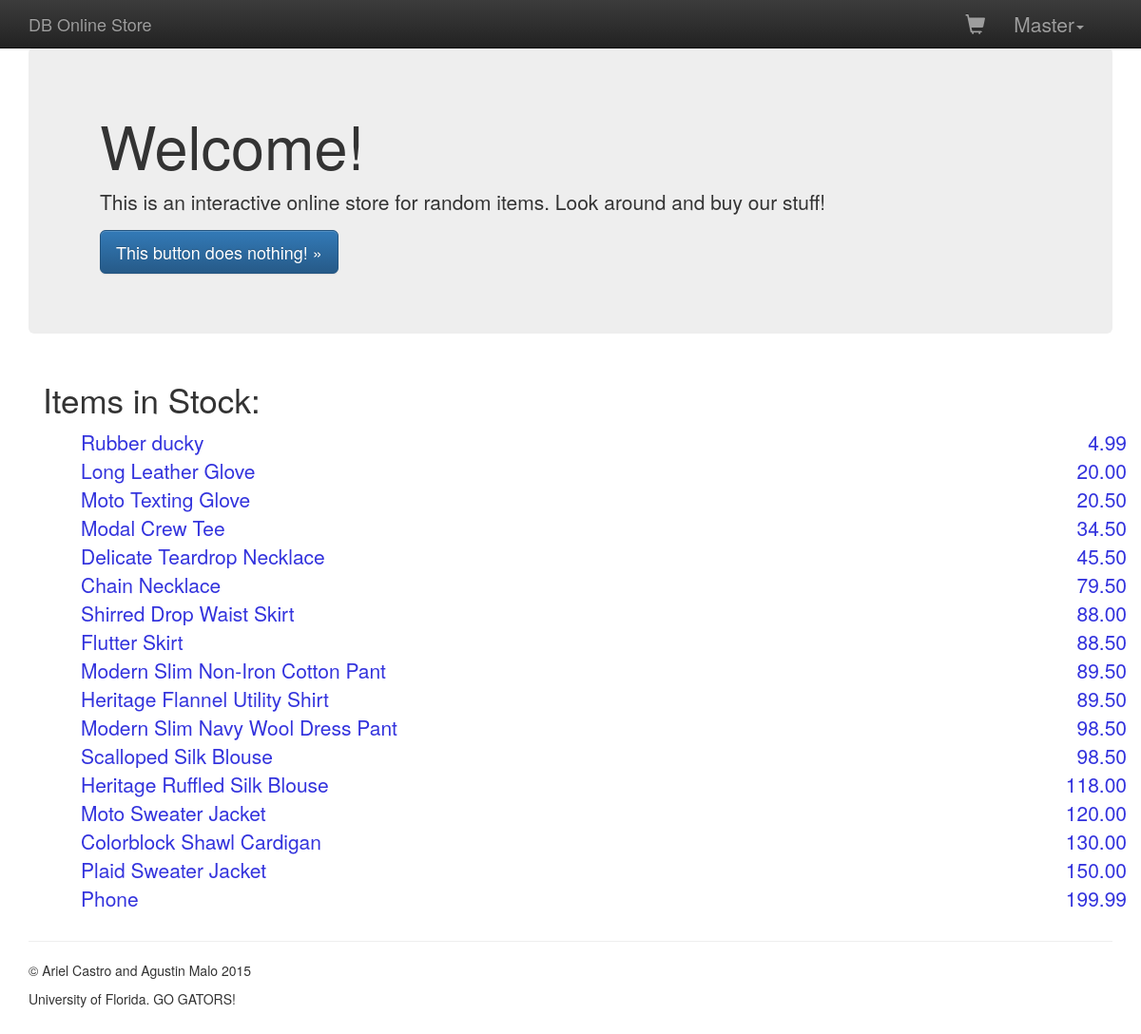
The app's page / (signed in) with its own data.
### main_store/models.py (models this page shows)
class Product(models.Model):
	name = models.CharField(max_length=100)
	price = models.DecimalField(max_digits=8, decimal_places=2)
	stock_quantity = models.IntegerField()
	description = models.TextField()
	active = models.BooleanField()

### main_store/views.py (the view)
# urls.py: url(r'^$', storeViews.index, name='index'),
def index(request):
    products = Product.objects.exclude(stock_quantity=0)
    return render(request, 'products/index.html', {
        'products': products,
    })

### db_online_store/templates/products/index.html
{% extends "base.html" %}
{% block content %}
<div id="index">
  <div class="jumbotron">
    <div class="container">
      <h1>Welcome!</h1>
      <p>This is an interactive online store for random items. Look around and buy our stuff!</p>
      <p><a class="btn btn-primary btn-lg" href="#" role="button">This button does nothing! &raquo;</a></p>
    </div>
  </div>
  <div class="container">
      <h3>Items in Stock:</h3>
      <ul>
        {% for product in products|dictsort:"price" %}
        <li>
          <a href="{% url 'product_detail' product.id %}">{{ product.name | capfirst }}</a>
          <a class="pull-right" href="{% url 'product_detail' product.id %}">{{ product.price}}</a>
        </li>
        {% endfor %}
      </ul>
    </div>
  </div>
  {% endblock content %}

### db_online_store/templates/base.html (shortened to what this page needs)
{% load staticfiles %}
<!doctype html>
<html>
<head>
	<link rel="stylesheet" href="https://maxcdn.bootstrapcdn.com/bootstrap/3.3.5/css/bootstrap.min.css">
	<link rel="stylesheet" href="https://maxcdn.bootstrapcdn.com/bootstrap/3.3.5/css/bootstrap-theme.min.css">
	<link rel="stylesheet" type="text/css" href="{% static 'main.css' %}">
</head>
<body class="container">
	<nav class="navbar navbar-inverse navbar-fixed-top">
		<div class="container">
			<div class="navbar-header">
				<a class="navbar-brand" href="/">DB Online Store</a>
			</div>
			<div id="navbar" class="navbar-collapse collapse">
					{% if user.is_anonymous %}
					<a class="btn btn-success" href="{% url 'login' %}">Login</a>
					<a class="btn btn-success" href="{% url 'register' %}">Sign up</a>
					{% else %}
				<ul class="nav navbar-nav navbar-right">
					<li><a class="glyphicon glyphicon-shopping-cart" href="{% url 'cart' %}"></a></li>
					<li class="dropdown">
						<a href="" class="dropdown-toggle" data-toggle="dropdown" role="button" aria-haspopup="true" aria-expanded="false">{{ user.first_name | capfirst }}<span class="caret"></span></a>
					</li>
				</ul>
					{% endif %}
			</div>
		</div>
	</nav>
	{% block content %}
	{% endblock content %}
	<hr>
	<footer>
		<p>&copy; Ariel Castro and Agustin Malo 2015</p>
		<p>University of Florida. GO GATORS!</p>
	</footer>
	</body>
	</html>

### db_online_store/static/main.css (style rules this page uses)
h1, h2, h3 { font-size: 2.5em; }
a { font-size: 1.5em; }
ul { list-style-type: none; }
a { text-decoration: none; color: #33D; }
body { padding-top: 50px; padding-bottom: 20px; }

### records on screen
Product: name "Rubber ducky", price "4.99"
Product: name "Long Leather Glove", price "20.00"
Product: name "Moto Texting Glove", price "20.50"
Product: name "Modal Crew Tee", price "34.50"
Product: name "Delicate Teardrop Necklace", price "45.50"
Product: name "Chain Necklace", price "79.50"
Product: name "Shirred Drop Waist Skirt", price "88.00"
Product: name "Flutter Skirt", price "88.50"
Product: name "Modern Slim Non-Iron Cotton Pant", price "89.50"
Product: name "Heritage Flannel Utility Shirt", price "89.50"
Product: name "Modern Slim Navy Wool Dress Pant", price "98.50"
Product: name "Scalloped Silk Blouse", price "98.50"
Product: name "Heritage Ruffled Silk Blouse", price "118.00"
Product: name "Moto Sweater Jacket", price "120.00"
Product: name "Colorblock Shawl Cardigan", price "130.00"
Product: name "Plaid Sweater Jacket", price "150.00"
Product: name "Phone", price "199.99"

### other values on screen
{{ user.first_name | capfirst }} "Master"
